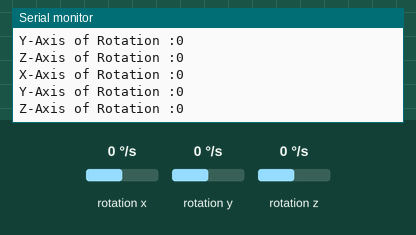
The sketch below on a simulated Arduino Uno, built with avr-gcc and run on an emulated ATmega328P. Shown: the last lines printed to the serial monitor. Wiring (inferred from the names in the program): L3G4200D gyroscope at I2C address 0x6A. The inputs (shaded band) are chosen by the test bench; at power-on: rotation x 0 °/s, rotation y 0 °/s, rotation z 0 °/s.

Above: at 1.5 s.
1.6 s: rotation x set to -192 °/s
At 2.08 s:
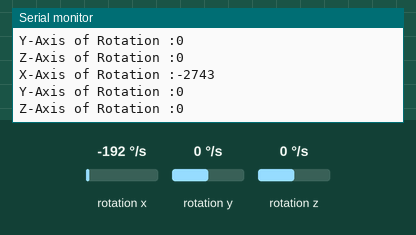
3.1 s: rotation y set to -192 °/s
At 3.64 s:
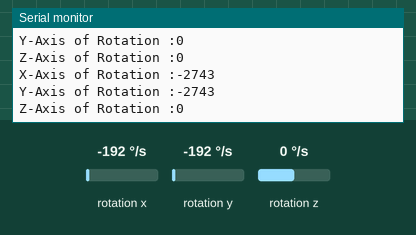
4.6 s: rotation z set to -192 °/s
At 4.9 s:
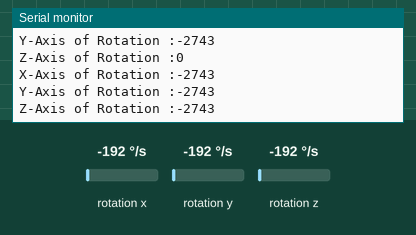

The sketch:

L3GD20.ino
```cpp
// (licence header left out)
#include<Wire.h>

// L3GD20 I2C address is 0x6A(106)
#define Addr 0x6A

void setup()
{
  // Initialise I2C communication as MASTER
  Wire.begin();
  // Initialise serial communication, set baud rate = 9600
  Serial.begin(9600);

  // Start I2C Transmission
  Wire.beginTransmission(Addr);
  // Select control register1
  Wire.write(0x20);
  // Normal mode, X, Y, Z-Axis enabled
  Wire.write(0x0F);
  // Stop I2C transmission
  Wire.endTransmission();

  // Start I2C Transmission
  Wire.beginTransmission(Addr);
  // Select control register4
  Wire.write(0x23);
  // Continous update, FSR = 2000dps
  Wire.write(0x30);
  // Stop I2C transmission
  Wire.endTransmission();
  delay(300);
}

void loop()
{
  unsigned int data[6];
  for(int i = 0; i < 6; i++)
  {
    // Start I2C Transmission
    Wire.beginTransmission(Addr);
    // Select data register
    Wire.write((40 + i));
    // Stop I2C transmission
    Wire.endTransmission();

    // Request 1 byte of data
    Wire.requestFrom(Addr, 1);

    // Read 6 bytes of data
    // xGyro lsb, xGyro msb, yGyro lsb, yGyro msb, zGyro lsb, zGyro msb
    if(Wire.available() == 1)
    {
      data[i] = Wire.read();
    }
  }

  // Convert the data
  int xGyro = data[1] * 256 + data[0];
  int yGyro = data[3] * 256 + data[2];
  int zGyro = data[5] * 256 + data[4];

  // Output data to serial monitor
  Serial.print("X-Axis of Rotation :");
  Serial.println(xGyro);
  Serial.print("Y-Axis of Rotation :");
  Serial.println(yGyro);
  Serial.print("Z-Axis of Rotation :");
  Serial.println(zGyro);
  delay(300);
}
```

Measured:
- after the input at 1.6 s, the serial monitor: prints a new line after 0.24 s (image 1)
- after the input at 3.1 s, the serial monitor: prints a new line after 0.32 s (image 2)
- after the input at 4.6 s, the serial monitor: prints a new line after 0.11 s (image 3)
